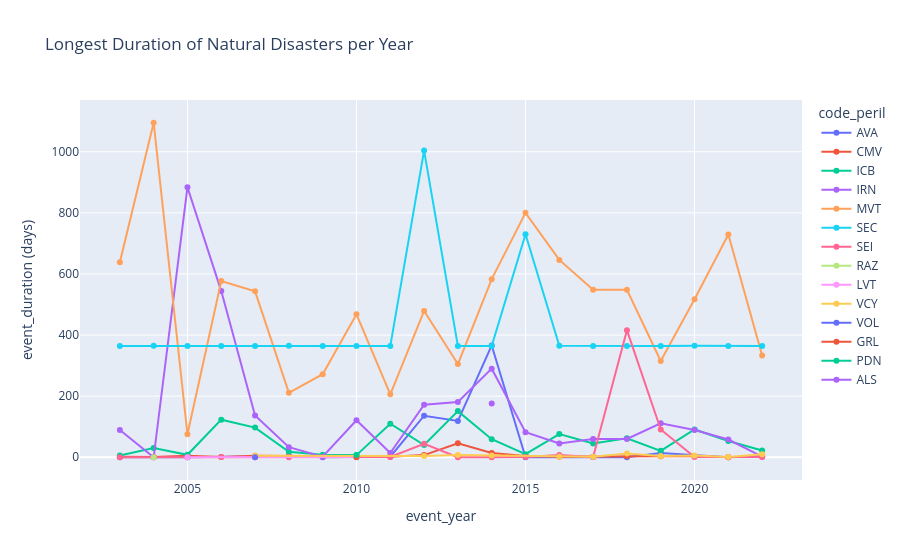
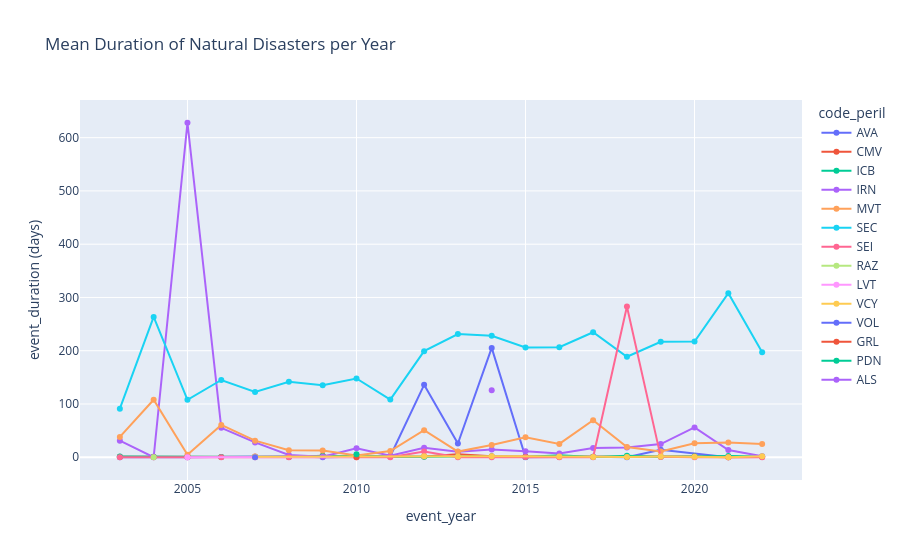
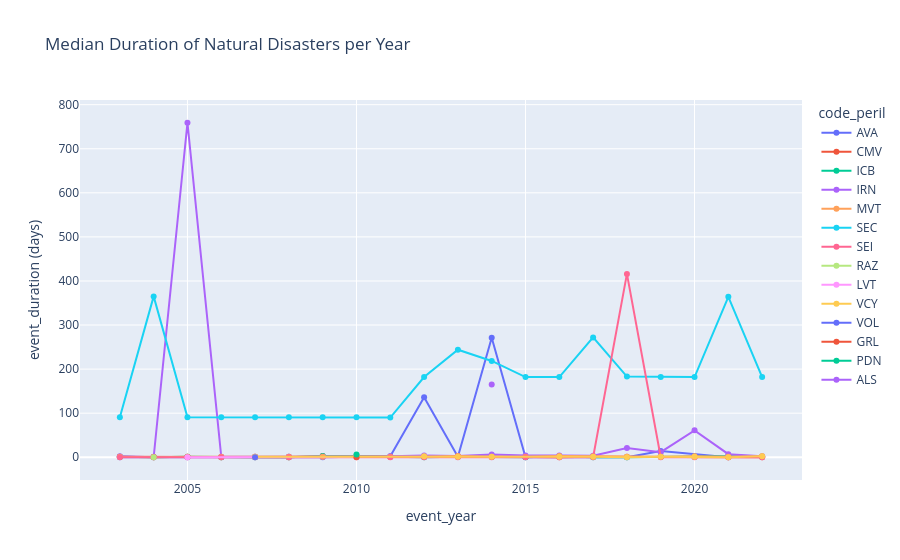

The notebook cell these images were saved under, in order:
### Code cell
# Plotting with Plotly
fig = px.line(yearly_durations_per_disasters, x='event_year', y='max', color='code_peril', markers=True, title='Longest Duration of Natural Disasters per Year')
fig.update_layout(xaxis_title='event_year', yaxis_title='event_duration (days)', legend_title='code_peril')
fig.show()

fig = px.line(yearly_durations_per_disasters, x='event_year', y='mean', color='code_peril', markers=True, title='Mean Duration of Natural Disasters per Year')
fig.update_layout(xaxis_title='event_year', yaxis_title='event_duration (days)', legend_title='code_peril')
fig.show()

fig = px.line(yearly_durations_per_disasters, x='event_year', y='median', color='code_peril', markers=True, title='Median Duration of Natural Disasters per Year')
fig.update_layout(xaxis_title='event_year', yaxis_title='event_duration (days)', legend_title='code_peril')
fig.show()

### Figure 1 — Plotly figure (JSON) as saved in the notebook; plotly's stock layout.template omitted (floating-point values rounded to 4 significant figures)
{"data": [{"hovertemplate": "code_peril=AVA<br>event_year=%{x}<br>max=%{y}<extra></extra>", "legendgroup": "AVA", "line": {"color": "#636efa", "dash": "solid"}, "marker": {"symbol": "circle"}, "mode": "lines+markers", "name": "AVA", "orientation": "v", "showlegend": true, "type": "scatter", "x": [2003, 2005, 2008, 2009, 2011, 2012, 2013, 2014, 2015, 2017, 2018, 2019, 2021], "xaxis": "x", "y": [0, 0, 4, 0, 2, 136, 119, 366, 0, 1, 0, 14, 0], "yaxis": "y"}, {"hovertemplate": "code_peril=CMV<br>event_year=%{x}<br>max=%{y}<extra></extra>", "legendgroup": "CMV", "line": {"color": "#EF553B", "dash": "solid"}, "marker": {"symbol": "circle"}, "mode": "lines+markers", "name": "CMV", "orientation": "v", "showlegend": true, "type": "scatter", "x": [2003, 2004, 2005, 2006, 2007, 2008, 2009, 2010, 2011, 2012, 2013, 2014, 2015, 2016, 2017, 2018, 2019, 2020, 2021, 2022], "xaxis": "x", "y": [2, 1, 5, 1, 5, 4, 3, 3, 2, 7, 46, 14, 4, 2, 2, 3, 3, 4, 0, 3], "yaxis": "y"}, {"hovertemplate": "code_peril=ICB<br>event_year=%{x}<br>max=%{y}<extra></extra>", "legendgroup": "ICB", "line": {"color": "#00cc96", "dash": "solid"}, "marker": {"symbol": "circle"}, "mode": "lines+markers", "name": "ICB", "orientation": "v", "showlegend": true, "type": "scatter", "x": [2003, 2004, 2005, 2006, 2007, 2008, 2009, 2010, 2011, 2012, 2013, 2014, 2015, 2016, 2017, 2018, 2019, 2020, 2021, 2022], "xaxis": "x", "y": [6, 30, 8, 123, 97, 18, 8, 7, 110, 40, 151, 59, 10, 76, 45, 62, 21, 91, 53, 22], "yaxis": "y"}, {"hovertemplate": "code_peril=IRN<br>event_year=%{x}<br>max=%{y}<extra></extra>", "legendgroup": "IRN", "line": {"color": "#ab63fa", "dash": "solid"}, "marker": {"symbol": "circle"}, "mode": "lines+markers", "name": "IRN", "orientation": "v", "showlegend": true, "type": "scatter", "x": [2003, 2004, 2005, 2006, 2007, 2008, 2009, 2010, 2011, 2012, 2013, 2014, 2015, 2016, 2017, 2018, 2019, 2020, 2021, 2022], "xaxis": "x", "y": [89, 0, 884, 544, 137, 33, 2, 121, 14, 172, 181, 290, 82, 45, 60, 60, 111, 89, 58, 2], "yaxis": "y"}, {"hovertemplate": "code_peril=MVT<br>event_year=%{x}<br>max=%{y}<extra></extra>", "legendgroup": "MVT", "line": {"color": "#FFA15A", "dash": "solid"}, "marker": {"symbol": "circle"}, "mode": "lines+markers", "name": "MVT", "orientation": "v", "showlegend": true, "type": "scatter", "x": [2003, 2004, 2005, 2006, 2007, 2008, 2009, 2010, 2011, 2012, 2013, 2014, 2015, 2016, 2017, 2018, 2019, 2020, 2021, 2022], "xaxis": "x", "y": [638, 1095, 75, 577, 543, 211, 272, 468, 206, 479, 305, 583, 800, 646, 548, 548, 315, 517, 729, 333], "yaxis": "y"}, {"hovertemplate": "code_peril=SEC<br>event_year=%{x}<br>max=%{y}<extra></extra>", "legendgroup": "SEC", "line": {"color": "#19d3f3", "dash": "solid"}, "marker": {"symbol": "circle"}, "mode": "lines+markers", "name": "SEC", "orientation": "v", "showlegend": true, "type": "scatter", "x": [2003, 2004, 2005, 2006, 2007, 2008, 2009, 2010, 2011, 2012, 2013, 2014, 2015, 2016, 2017, 2018, 2019, 2020, 2021, 2022], "xaxis": "x", "y": [364, 365, 364, 364, 364, 365, 364, 364, 364, 1004, 364, 364, 730, 365, 364, 364, 364, 365, 364, 364], "yaxis": "y"}, {"hovertemplate": "code_peril=SEI<br>event_year=%{x}<br>max=%{y}<extra></extra>", "legendgroup": "SEI", "line": {"color": "#FF6692", "dash": "solid"}, "marker": {"symbol": "circle"}, "mode": "lines+markers", "name": "SEI", "orientation": "v", "showlegend": true, "type": "scatter", "x": [2003, 2004, 2005, 2006, 2007, 2008, 2010, 2011, 2012, 2013, 2014, 2015, 2016, 2017, 2018, 2019, 2020, 2021, 2022], "xaxis": "x", "y": [0, 0, 0, 1, 0, 0, 1, 1, 44, 0, 0, 1, 7, 1, 416, 91, 1, 1, 1], "yaxis": "y"}, {"hovertemplate": "code_peril=RAZ<br>event_year=%{x}<br>max=%{y}<extra></extra>", "legendgroup": "RAZ", "line": {"color": "#B6E880", "dash": "solid"}, "marker": {"symbol": "circle"}, "mode": "lines+markers", "name": "RAZ", "orientation": "v", "showlegend": true, "type": "scatter", "x": [2004], "xaxis": "x", "y": [0], "yaxis": "y"}, {"hovertemplate": "code_peril=LVT<br>event_year=%{x}<br>max=%{y}<extra></extra>", "legendgroup": "LVT", "line": {"color": "#FF97FF", "dash": "solid"}, "marker": {"symbol": "circle"}, "mode": "lines+markers", "name": "LVT", "orientation": "v", "showlegend": true, "type": "scatter", "x": [2005, 2010], "xaxis": "x", "y": [0, 1], "yaxis": "y"}, {"hovertemplate": "code_peril=VCY<br>event_year=%{x}<br>max=%{y}<extra></extra>", "legendgroup": "VCY", "line": {"color": "#FECB52", "dash": "solid"}, "marker": {"symbol": "circle"}, "mode": "lines+markers", "name": "VCY", "orientation": "v", "showlegend": true, "type": "scatter", "x": [2007, 2010, 2012, 2013, 2014, 2016, 2017, 2018, 2019, 2020, 2021, 2022], "xaxis": "x", "y": [5, 3, 4, 7, 6, 2, 2, 12, 4, 6, 1, 10], "yaxis": "y"}, {"hovertemplate": "code_peril=VOL<br>event_year=%{x}<br>max=%{y}<extra></extra>", "legendgroup": "VOL", "line": {"color": "#636efa", "dash": "solid"}, "marker": {"symbol": "circle"}, "mode": "lines+markers", "name": "VOL", "orientation": "v", "showlegend": true, "type": "scatter", "x": [2007], "xaxis": "x", "y": [0], "yaxis": "y"}, {"hovertemplate": "code_peril=GRL<br>event_year=%{x}<br>max=%{y}<extra></extra>", "legendgroup": "GRL", "line": {"color": "#EF553B", "dash": "solid"}, "marker": {"symbol": "circle"}, "mode": "lines+markers", "name": "GRL", "orientation": "v", "showlegend": true, "type": "scatter", "x": [2010], "xaxis": "x", "y": [0], "yaxis": "y"}, {"hovertemplate": "code_peril=PDN<br>event_year=%{x}<br>max=%{y}<extra></extra>", "legendgroup": "PDN", "line": {"color": "#00cc96", "dash": "solid"}, "marker": {"symbol": "circle"}, "mode": "lines+markers", "name": "PDN", "orientation": "v", "showlegend": true, "type": "scatter", "x": [2010], "xaxis": "x", "y": [7], "yaxis": "y"}, {"hovertemplate": "code_peril=ALS<br>event_year=%{x}<br>max=%{y}<extra></extra>", "legendgroup": "ALS", "line": {"color": "#ab63fa", "dash": "solid"}, "marker": {"symbol": "circle"}, "mode": "lines+markers", "name": "ALS", "orientation": "v", "showlegend": true, "type": "scatter", "x": [2014], "xaxis": "x", "y": [176], "yaxis": "y"}], "layout": {"legend": {"title": {"text": "code_peril"}, "tracegroupgap": 0}, "title": {"text": "Longest Duration of Natural Disasters per Year"}, "xaxis": {"anchor": "y", "domain": [0, 1], "title": {"text": "event_year"}}, "yaxis": {"anchor": "x", "domain": [0, 1], "title": {"text": "event_duration (days)"}}}}

### Figure 2 — Plotly figure (JSON) as saved in the notebook; plotly's stock layout.template omitted (floating-point values rounded to 4 significant figures)
{"data": [{"hovertemplate": "code_peril=AVA<br>event_year=%{x}<br>mean=%{y}<extra></extra>", "legendgroup": "AVA", "line": {"color": "#636efa", "dash": "solid"}, "marker": {"symbol": "circle"}, "mode": "lines+markers", "name": "AVA", "orientation": "v", "showlegend": true, "type": "scatter", "x": [2003, 2005, 2008, 2009, 2011, 2012, 2013, 2014, 2015, 2017, 2018, 2019, 2021], "xaxis": "x", "y": [0, 0, 1.7, 0, 2, 136, 25.8, 205.2, 0, 1, 0, 14, 0], "yaxis": "y"}, {"hovertemplate": "code_peril=CMV<br>event_year=%{x}<br>mean=%{y}<extra></extra>", "legendgroup": "CMV", "line": {"color": "#EF553B", "dash": "solid"}, "marker": {"symbol": "circle"}, "mode": "lines+markers", "name": "CMV", "orientation": "v", "showlegend": true, "type": "scatter", "x": [2003, 2004, 2005, 2006, 2007, 2008, 2009, 2010, 2011, 2012, 2013, 2014, 2015, 2016, 2017, 2018, 2019, 2020, 2021, 2022], "xaxis": "x", "y": [0.9615, 1, 1.286, 0.4, 1.444, 0.4688, 2.979, 1.73, 0.7273, 1.5, 5.476, 1.847, 1.5, 0.6667, 1.016, 0.7857, 1.239, 1.556, 0, 0.5556], "yaxis": "y"}, {"hovertemplate": "code_peril=ICB<br>event_year=%{x}<br>mean=%{y}<extra></extra>", "legendgroup": "ICB", "line": {"color": "#00cc96", "dash": "solid"}, "marker": {"symbol": "circle"}, "mode": "lines+markers", "name": "ICB", "orientation": "v", "showlegend": true, "type": "scatter", "x": [2003, 2004, 2005, 2006, 2007, 2008, 2009, 2010, 2011, 2012, 2013, 2014, 2015, 2016, 2017, 2018, 2019, 2020, 2021, 2022], "xaxis": "x", "y": [1.347, 0.9129, 0.8202, 0.5551, 0.4448, 0.5066, 2.487, 1.683, 1.715, 0.9056, 1.406, 1.439, 0.691, 3.645, 0.5649, 2.596, 0.9194, 1.486, 2.31, 1.51], "yaxis": "y"}, {"hovertemplate": "code_peril=IRN<br>event_year=%{x}<br>mean=%{y}<extra></extra>", "legendgroup": "IRN", "line": {"color": "#ab63fa", "dash": "solid"}, "marker": {"symbol": "circle"}, "mode": "lines+markers", "name": "IRN", "orientation": "v", "showlegend": true, "type": "scatter", "x": [2003, 2004, 2005, 2006, 2007, 2008, 2009, 2010, 2011, 2012, 2013, 2014, 2015, 2016, 2017, 2018, 2019, 2020, 2021, 2022], "xaxis": "x", "y": [31.2, 0, 628, 55.2, 27.8, 4.222, 0.8125, 16.88, 2.889, 17.94, 10.2, 14.69, 11.18, 7.092, 17.33, 18.11, 24.8, 56.03, 13.66, 2], "yaxis": "y"}, {"hovertemplate": "code_peril=MVT<br>event_year=%{x}<br>mean=%{y}<extra></extra>", "legendgroup": "MVT", "line": {"color": "#FFA15A", "dash": "solid"}, "marker": {"symbol": "circle"}, "mode": "lines+markers", "name": "MVT", "orientation": "v", "showlegend": true, "type": "scatter", "x": [2003, 2004, 2005, 2006, 2007, 2008, 2009, 2010, 2011, 2012, 2013, 2014, 2015, 2016, 2017, 2018, 2019, 2020, 2021, 2022], "xaxis": "x", "y": [38.18, 108.0, 4.545, 60.77, 31.14, 13.03, 12.76, 3.375, 11.71, 50.78, 10.62, 23.03, 37.5, 25.06, 69.41, 19.15, 10.62, 26.28, 27.92, 24.95], "yaxis": "y"}, {"hovertemplate": "code_peril=SEC<br>event_year=%{x}<br>mean=%{y}<extra></extra>", "legendgroup": "SEC", "line": {"color": "#19d3f3", "dash": "solid"}, "marker": {"symbol": "circle"}, "mode": "lines+markers", "name": "SEC", "orientation": "v", "showlegend": true, "type": "scatter", "x": [2003, 2004, 2005, 2006, 2007, 2008, 2009, 2010, 2011, 2012, 2013, 2014, 2015, 2016, 2017, 2018, 2019, 2020, 2021, 2022], "xaxis": "x", "y": [91.2, 263.4, 107.9, 145.1, 122.5, 141.9, 135.1, 148.0, 108.3, 199.2, 231.3, 228.2, 206.0, 206.6, 234.7, 188.7, 216.8, 217.2, 307.9, 197.1], "yaxis": "y"}, {"hovertemplate": "code_peril=SEI<br>event_year=%{x}<br>mean=%{y}<extra></extra>", "legendgroup": "SEI", "line": {"color": "#FF6692", "dash": "solid"}, "marker": {"symbol": "circle"}, "mode": "lines+markers", "name": "SEI", "orientation": "v", "showlegend": true, "type": "scatter", "x": [2003, 2004, 2005, 2006, 2007, 2008, 2010, 2011, 2012, 2013, 2014, 2015, 2016, 2017, 2018, 2019, 2020, 2021, 2022], "xaxis": "x", "y": [0, 0, 0, 0.01075, 0, 0, 0.2, 0.09091, 10.85, 0, 0, 0.25, 0.06897, 0.1818, 282.9, 0.7027, 0.08333, 0.1875, 0.05333], "yaxis": "y"}, {"hovertemplate": "code_peril=RAZ<br>event_year=%{x}<br>mean=%{y}<extra></extra>", "legendgroup": "RAZ", "line": {"color": "#B6E880", "dash": "solid"}, "marker": {"symbol": "circle"}, "mode": "lines+markers", "name": "RAZ", "orientation": "v", "showlegend": true, "type": "scatter", "x": [2004], "xaxis": "x", "y": [0], "yaxis": "y"}, {"hovertemplate": "code_peril=LVT<br>event_year=%{x}<br>mean=%{y}<extra></extra>", "legendgroup": "LVT", "line": {"color": "#FF97FF", "dash": "solid"}, "marker": {"symbol": "circle"}, "mode": "lines+markers", "name": "LVT", "orientation": "v", "showlegend": true, "type": "scatter", "x": [2005, 2010], "xaxis": "x", "y": [0, 0.5], "yaxis": "y"}, {"hovertemplate": "code_peril=VCY<br>event_year=%{x}<br>mean=%{y}<extra></extra>", "legendgroup": "VCY", "line": {"color": "#FECB52", "dash": "solid"}, "marker": {"symbol": "circle"}, "mode": "lines+markers", "name": "VCY", "orientation": "v", "showlegend": true, "type": "scatter", "x": [2007, 2010, 2012, 2013, 2014, 2016, 2017, 2018, 2019, 2020, 2021, 2022], "xaxis": "x", "y": [0.975, 1.625, 1.714, 1.389, 1.708, 1.25, 0.6111, 0.5319, 1.279, 0.8824, 0.2195, 2.062], "yaxis": "y"}, {"hovertemplate": "code_peril=VOL<br>event_year=%{x}<br>mean=%{y}<extra></extra>", "legendgroup": "VOL", "line": {"color": "#636efa", "dash": "solid"}, "marker": {"symbol": "circle"}, "mode": "lines+markers", "name": "VOL", "orientation": "v", "showlegend": true, "type": "scatter", "x": [2007], "xaxis": "x", "y": [0], "yaxis": "y"}, {"hovertemplate": "code_peril=GRL<br>event_year=%{x}<br>mean=%{y}<extra></extra>", "legendgroup": "GRL", "line": {"color": "#EF553B", "dash": "solid"}, "marker": {"symbol": "circle"}, "mode": "lines+markers", "name": "GRL", "orientation": "v", "showlegend": true, "type": "scatter", "x": [2010], "xaxis": "x", "y": [0], "yaxis": "y"}, {"hovertemplate": "code_peril=PDN<br>event_year=%{x}<br>mean=%{y}<extra></extra>", "legendgroup": "PDN", "line": {"color": "#00cc96", "dash": "solid"}, "marker": {"symbol": "circle"}, "mode": "lines+markers", "name": "PDN", "orientation": "v", "showlegend": true, "type": "scatter", "x": [2010], "xaxis": "x", "y": [5.667], "yaxis": "y"}, {"hovertemplate": "code_peril=ALS<br>event_year=%{x}<br>mean=%{y}<extra></extra>", "legendgroup": "ALS", "line": {"color": "#ab63fa", "dash": "solid"}, "marker": {"symbol": "circle"}, "mode": "lines+markers", "name": "ALS", "orientation": "v", "showlegend": true, "type": "scatter", "x": [2014], "xaxis": "x", "y": [126], "yaxis": "y"}], "layout": {"legend": {"title": {"text": "code_peril"}, "tracegroupgap": 0}, "title": {"text": "Mean Duration of Natural Disasters per Year"}, "xaxis": {"anchor": "y", "domain": [0, 1], "title": {"text": "event_year"}}, "yaxis": {"anchor": "x", "domain": [0, 1], "title": {"text": "event_duration (days)"}}}}

### Figure 3 — Plotly figure (JSON) as saved in the notebook; plotly's stock layout.template omitted (floating-point values rounded to 4 significant figures)
{"data": [{"hovertemplate": "code_peril=AVA<br>event_year=%{x}<br>median=%{y}<extra></extra>", "legendgroup": "AVA", "line": {"color": "#636efa", "dash": "solid"}, "marker": {"symbol": "circle"}, "mode": "lines+markers", "name": "AVA", "orientation": "v", "showlegend": true, "type": "scatter", "x": [2003, 2005, 2008, 2009, 2011, 2012, 2013, 2014, 2015, 2017, 2018, 2019, 2021], "xaxis": "x", "y": [0, 0, 1, 0, 2, 136, 1, 271, 0, 1, 0, 14, 0], "yaxis": "y"}, {"hovertemplate": "code_peril=CMV<br>event_year=%{x}<br>median=%{y}<extra></extra>", "legendgroup": "CMV", "line": {"color": "#EF553B", "dash": "solid"}, "marker": {"symbol": "circle"}, "mode": "lines+markers", "name": "CMV", "orientation": "v", "showlegend": true, "type": "scatter", "x": [2003, 2004, 2005, 2006, 2007, 2008, 2009, 2010, 2011, 2012, 2013, 2014, 2015, 2016, 2017, 2018, 2019, 2020, 2021, 2022], "xaxis": "x", "y": [1, 1, 1, 0, 1, 0, 3, 2, 1, 1, 2, 1, 1, 0, 1, 1, 1, 1, 0, 0], "yaxis": "y"}, {"hovertemplate": "code_peril=ICB<br>event_year=%{x}<br>median=%{y}<extra></extra>", "legendgroup": "ICB", "line": {"color": "#00cc96", "dash": "solid"}, "marker": {"symbol": "circle"}, "mode": "lines+markers", "name": "ICB", "orientation": "v", "showlegend": true, "type": "scatter", "x": [2003, 2004, 2005, 2006, 2007, 2008, 2009, 2010, 2011, 2012, 2013, 2014, 2015, 2016, 2017, 2018, 2019, 2020, 2021, 2022], "xaxis": "x", "y": [1, 0, 1, 0, 0, 0, 3, 2, 1, 0, 1, 1, 0, 2, 0, 0, 1, 1, 2, 1], "yaxis": "y"}, {"hovertemplate": "code_peril=IRN<br>event_year=%{x}<br>median=%{y}<extra></extra>", "legendgroup": "IRN", "line": {"color": "#ab63fa", "dash": "solid"}, "marker": {"symbol": "circle"}, "mode": "lines+markers", "name": "IRN", "orientation": "v", "showlegend": true, "type": "scatter", "x": [2003, 2004, 2005, 2006, 2007, 2008, 2009, 2010, 2011, 2012, 2013, 2014, 2015, 2016, 2017, 2018, 2019, 2020, 2021, 2022], "xaxis": "x", "y": [2, 0, 759, 1, 1, 1, 1, 2, 2, 4, 3, 6, 4, 4, 3.5, 21, 11.5, 61, 7, 2], "yaxis": "y"}, {"hovertemplate": "code_peril=MVT<br>event_year=%{x}<br>median=%{y}<extra></extra>", "legendgroup": "MVT", "line": {"color": "#FFA15A", "dash": "solid"}, "marker": {"symbol": "circle"}, "mode": "lines+markers", "name": "MVT", "orientation": "v", "showlegend": true, "type": "scatter", "x": [2003, 2004, 2005, 2006, 2007, 2008, 2009, 2010, 2011, 2012, 2013, 2014, 2015, 2016, 2017, 2018, 2019, 2020, 2021, 2022], "xaxis": "x", "y": [1, 0, 1, 1, 0.5, 1, 1, 2, 1, 1, 3, 1, 1, 3, 2, 1, 1, 2, 1, 2], "yaxis": "y"}, {"hovertemplate": "code_peril=SEC<br>event_year=%{x}<br>median=%{y}<extra></extra>", "legendgroup": "SEC", "line": {"color": "#19d3f3", "dash": "solid"}, "marker": {"symbol": "circle"}, "mode": "lines+markers", "name": "SEC", "orientation": "v", "showlegend": true, "type": "scatter", "x": [2003, 2004, 2005, 2006, 2007, 2008, 2009, 2010, 2011, 2012, 2013, 2014, 2015, 2016, 2017, 2018, 2019, 2020, 2021, 2022], "xaxis": "x", "y": [91, 365, 91, 91, 91, 91, 91, 91, 90, 182, 244, 218.5, 182, 182, 272, 183, 182, 182, 364, 182], "yaxis": "y"}, {"hovertemplate": "code_peril=SEI<br>event_year=%{x}<br>median=%{y}<extra></extra>", "legendgroup": "SEI", "line": {"color": "#FF6692", "dash": "solid"}, "marker": {"symbol": "circle"}, "mode": "lines+markers", "name": "SEI", "orientation": "v", "showlegend": true, "type": "scatter", "x": [2003, 2004, 2005, 2006, 2007, 2008, 2010, 2011, 2012, 2013, 2014, 2015, 2016, 2017, 2018, 2019, 2020, 2021, 2022], "xaxis": "x", "y": [0, 0, 0, 0, 0, 0, 0, 0, 0, 0, 0, 0, 0, 0, 416, 0, 0, 0, 0], "yaxis": "y"}, {"hovertemplate": "code_peril=RAZ<br>event_year=%{x}<br>median=%{y}<extra></extra>", "legendgroup": "RAZ", "line": {"color": "#B6E880", "dash": "solid"}, "marker": {"symbol": "circle"}, "mode": "lines+markers", "name": "RAZ", "orientation": "v", "showlegend": true, "type": "scatter", "x": [2004], "xaxis": "x", "y": [0], "yaxis": "y"}, {"hovertemplate": "code_peril=LVT<br>event_year=%{x}<br>median=%{y}<extra></extra>", "legendgroup": "LVT", "line": {"color": "#FF97FF", "dash": "solid"}, "marker": {"symbol": "circle"}, "mode": "lines+markers", "name": "LVT", "orientation": "v", "showlegend": true, "type": "scatter", "x": [2005, 2010], "xaxis": "x", "y": [0, 0.5], "yaxis": "y"}, {"hovertemplate": "code_peril=VCY<br>event_year=%{x}<br>median=%{y}<extra></extra>", "legendgroup": "VCY", "line": {"color": "#FECB52", "dash": "solid"}, "marker": {"symbol": "circle"}, "mode": "lines+markers", "name": "VCY", "orientation": "v", "showlegend": true, "type": "scatter", "x": [2007, 2010, 2012, 2013, 2014, 2016, 2017, 2018, 2019, 2020, 2021, 2022], "xaxis": "x", "y": [1, 1.5, 2, 1, 1, 1, 1, 0, 1, 1, 0, 2], "yaxis": "y"}, {"hovertemplate": "code_peril=VOL<br>event_year=%{x}<br>median=%{y}<extra></extra>", "legendgroup": "VOL", "line": {"color": "#636efa", "dash": "solid"}, "marker": {"symbol": "circle"}, "mode": "lines+markers", "name": "VOL", "orientation": "v", "showlegend": true, "type": "scatter", "x": [2007], "xaxis": "x", "y": [0], "yaxis": "y"}, {"hovertemplate": "code_peril=GRL<br>event_year=%{x}<br>median=%{y}<extra></extra>", "legendgroup": "GRL", "line": {"color": "#EF553B", "dash": "solid"}, "marker": {"symbol": "circle"}, "mode": "lines+markers", "name": "GRL", "orientation": "v", "showlegend": true, "type": "scatter", "x": [2010], "xaxis": "x", "y": [0], "yaxis": "y"}, {"hovertemplate": "code_peril=PDN<br>event_year=%{x}<br>median=%{y}<extra></extra>", "legendgroup": "PDN", "line": {"color": "#00cc96", "dash": "solid"}, "marker": {"symbol": "circle"}, "mode": "lines+markers", "name": "PDN", "orientation": "v", "showlegend": true, "type": "scatter", "x": [2010], "xaxis": "x", "y": [6.5], "yaxis": "y"}, {"hovertemplate": "code_peril=ALS<br>event_year=%{x}<br>median=%{y}<extra></extra>", "legendgroup": "ALS", "line": {"color": "#ab63fa", "dash": "solid"}, "marker": {"symbol": "circle"}, "mode": "lines+markers", "name": "ALS", "orientation": "v", "showlegend": true, "type": "scatter", "x": [2014], "xaxis": "x", "y": [165], "yaxis": "y"}], "layout": {"legend": {"title": {"text": "code_peril"}, "tracegroupgap": 0}, "title": {"text": "Median Duration of Natural Disasters per Year"}, "xaxis": {"anchor": "y", "domain": [0, 1], "title": {"text": "event_year"}}, "yaxis": {"anchor": "x", "domain": [0, 1], "title": {"text": "event_duration (days)"}}}}
